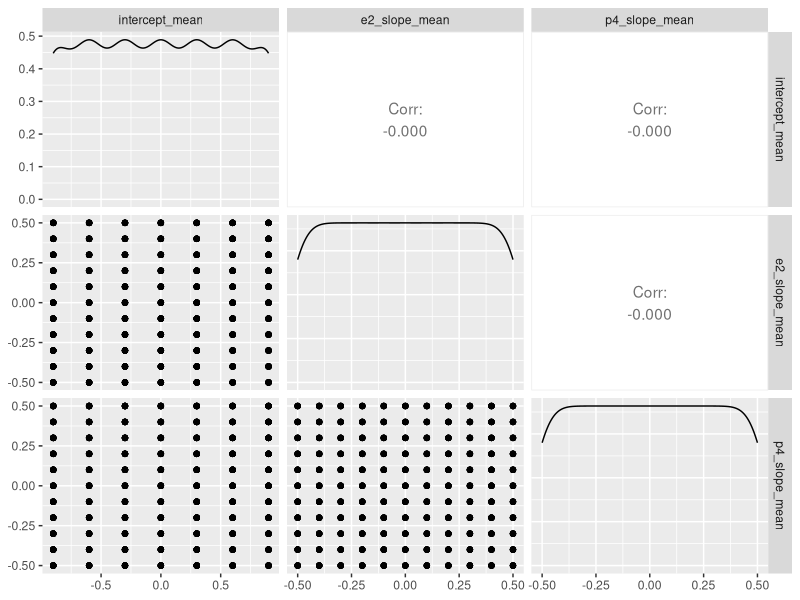

This figure's R source:
## ---- chunk 1
knitr::opts_chunk$set(echo = TRUE)
## ---- chunk 2
library(tidyverse)
## ---- chunk 3
library(tidyverse)

# Importing data
mlt_data <- read.csv("VR_paper_melatonin_results.csv")

# First, we want to remove obvious outliers, such as participants that had more melatonin in the dim light control compared to the bright light condition 
mlt_data <- mlt_data %>%
  filter(mel_supp>0)

# Calculating summary statistics on raw data
mlt_raw_data_summary <- mlt_data %>%
  summarise(mean = mean(mel_supp),
            sd = sd(mel_supp),
            median = median(mel_supp),
            iqr = IQR(mel_supp),
            q1 = quantile(mel_supp, 0.025),
            q3 = quantile(mel_supp, 0.975))


# Standardise raw data so that it falls between -1 and 1
mlt_data_standardised <- mlt_data %>%
  mutate(mel_supp_standardised = (mel_supp - mean(mel_supp))/sd(mel_supp)
  )


# Calculating summary statistics on standardised data 
mlt_data_standardised_summary <- mlt_data_standardised %>%
  summarise(mean = mean(mel_supp_standardised),
            sd = sd(mel_supp_standardised),
            median = median(mel_supp_standardised),
            q1 = quantile(mel_supp_standardised, 0.025),
            q3 = quantile(mel_supp_standardised, 0.975)
            )

## ---- chunk 4
# Intercept in standardised scale (since now melatonin data does not go from 0 to 100)
intercept_mean_list <- round(seq(-0.9, 0.9, by = 0.3), 2)


#E2 slope values in standardised scale
e2_slope_mean_list <- seq(-0.5, 0.5, by = 0.1)

#P4 slope values in standardised scale
p4_slope_mean_list <- seq(-0.5, 0.5, by = 0.1)

# E2 and P4 values (expressed as standardised values between -1 and 1)
e2_min_value <- -1
e2_max_value <- 1
p4_min_value <- -1
p4_max_value <- 1

# Number of simulations
num_simulations <- 100

# Extract known mlt values from mlt_data_standardised_summary
mlt_data_standardised_q1 <- mlt_data_standardised_summary$q1
mlt_data_standardised_q3 <- mlt_data_standardised_summary$q3
## ---- chunk 5
set.seed(20250602)

# Create empty data frame to store results
simulated_data_results <- data.frame(intercept_mean = numeric(),
                                e2_slope_mean = numeric(),
                                p4_slope_mean = numeric(),
                                mean_y = numeric(),
                                sd_y = numeric(),
                                accepted = factor())

for (intercept_mean in intercept_mean_list) { # loop over possible intercept means
  for (e2_slope_mean in e2_slope_mean_list) { # loop over possible e2 slope means
    for (p4_slope_mean in p4_slope_mean_list) { # loop over possible p4 slope means
      
      # Simulate 100 samples of y for each parameter combination
      y <- numeric(num_simulations)
      for (simulation in seq_len(num_simulations)) {
        
        # Sample E2 and P4 from uniform distribution
        e2_value <- runif(1, e2_min_value, e2_max_value)
        p4_value <- runif(1, p4_min_value, p4_max_value)
        
        # Noise ~ N(0, sd = 0.3)
        noise <- rnorm(1, mean = 0, sd = 0.3)
        
        # Intercept ~ N(intercept_mean, sd = 0.2)
        intercept <- rnorm(1, mean = intercept_mean, sd = 0.2)
        
        # Slopes ~ N(slope_mean, sd = 0.2)
        e2_slope <- rnorm(1, mean = e2_slope_mean, sd = 0.2)
        p4_slope <- rnorm(1, mean = p4_slope_mean, sd = 0.2)
        
        
        # Model
        y[simulation] <- intercept + e2_slope*e2_value + p4_slope*p4_value + noise
      
        }
    
    # Calculate summary stats of y
    mean_y <- mean(y)
    sd_y <- sd(y)
      
    # Determine if the mean of y is within q1 and q3 of the known melatonin data 
    accepted <- ifelse(mean_y >= mlt_data_standardised_q1 & mean_y <= mlt_data_standardised_q3, "yes", "no")
      
    # Store results
    simulated_data_results <- rbind(simulated_data_results,
                               data.frame(intercept_mean = intercept_mean,
                                          e2_slope_mean = e2_slope_mean,
                                          p4_slope_mean = p4_slope_mean,
                                          mean_y = mean_y,
                                          sd_y = sd_y,
                                          accepted = factor(accepted)))
    }
  }
}

# Filter dataset to only accept values within mlt_data q1 and q3
accepted_params <- simulated_data_results %>%
  filter(accepted == "yes")

# Summary of accepted paramters
accepted_params_summary <- accepted_params %>%
  summarise(min_intercept = min(intercept_mean),
            max_intercept = max(intercept_mean),
            min_e2 = min(e2_slope_mean),
            median_e2 = median(e2_slope_mean),
            max_e2 = max(e2_slope_mean),
            min_p4 = min(p4_slope_mean),
            median_p4 = median(p4_slope_mean),
            max_p4 = max(p4_slope_mean))

## ---- chunk 6
GGally::ggpairs(simulated_data_results[simulated_data_results$accepted == "yes", 
                                    c("intercept_mean", "e2_slope_mean", "p4_slope_mean")])

## ---- chunk 7
write.csv(accepted_params, "informed_parameters.csv", row.names = FALSE)
